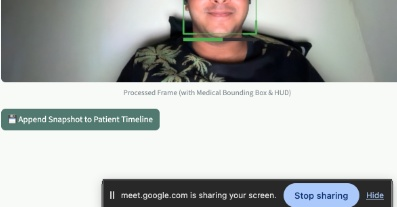
#> input picture samples/bottom_frame.jpg, 397 x 207 px
$ python -i fer_engine.py   (imports and definitions only)   (older library calls are emulated)
#> lines starting #> are read from the running program, lines starting #| are printed output that depends on the picture
#> further down, picture is the input picture: shape (207, 397, 3); mean B, G, R 178.7, 181.1, 178.3
"""
FER Engine: High-Accuracy Facial Emotion Recognition & Preprocessing Pipeline
Upgraded with:
- SOTA Multi-Task Learning Architecture (EfficientNet-B0 MTL trained on AffectNet)
- Simultaneous estimation of 8 discrete emotions + continuous continuous Valence & Arousal
- Affect Consistency Filtering: Prevents conflicting negative affect (e.g. Anger/Fear) when positive valence/happiness dominates
- Adaptive illumination enhancement (CLAHE, Gamma correction) & Facial Quality Assessment (FQA)
- Intelligent snapshot smoothing with reset on new captures
"""

import os
import cv2
import numpy as np
import onnxruntime as ort
from typing import Dict, List, Tuple, Optional, Any

# 8 Clinical Emotion States (AffectNet Taxonomy)
EMOTION_LABELS = ['happy', 'neutral', 'surprise', 'sad', 'fear', 'angry', 'disgust', 'contempt']

# Index mapping for the EfficientNet ONNX models:
# 0: Anger, 1: Contempt, 2: Disgust, 3: Fear, 4: Happiness, 5: Neutral, 6: Sadness, 7: Surprise
MODEL_CLASS_MAP = {
    0: 'angry',
    1: 'contempt',
    2: 'disgust',
    3: 'fear',
    4: 'happy',
    5: 'neutral',
    6: 'sad',
    7: 'surprise'
}

# Therapeutic display metadata and soft, calming clinical color palette
EMOTION_META = {
    'happy': {
        'label': 'Happy / Content',
        'color_rgb': (76, 175, 80),      # Soft emerald green
        'color_hex': '#4CAF50',
        'valence': 1.0,
        'arousal': 0.65,
        'category': 'Positive Affect'
    },
    'neutral': {
        'label': 'Neutral / Composed',
        'color_rgb': (96, 125, 139),     # Slate blue-gray
        'color_hex': '#607D8B',
        'valence': 0.1,
        'arousal': 0.1,
        'category': 'Baseline Equilibrium'
    },
    'surprise': {
        'label': 'Surprise / Alert',
        'color_rgb': (255, 179, 0),      # Warm amber
        'color_hex': '#FFB300',
        'valence': 0.25,
        'arousal': 0.8,
        'category': 'Heightened Engagement'
    },
    'sad': {
        'label': 'Sad / Depressed',
        'color_rgb': (66, 133, 244),     # Serene soft blue
        'color_hex': '#4285F4',
        'valence': -0.8,
        'arousal': 0.25,
        'category': 'Dysphoric Affect'
    },
    'fear': {
        'label': 'Fear / Anxious',
        'color_rgb': (156, 39, 176),     # Muted purple
        'color_hex': '#9C27B0',
        'valence': -0.9,
        'arousal': 0.9,
        'category': 'Acute Distress'
    },
    'angry': {
        'label': 'Angry / Frustrated',
        'color_rgb': (229, 57, 53),      # Warm crimson
        'color_hex': '#E53935',
        'valence': -0.9,
        'arousal': 0.85,
        'category': 'Affective Agitation'
    },
    'disgust': {
        'label': 'Disgust / Aversion',
        'color_rgb': (121, 85, 72),      # Warm earth taupe
        'color_hex': '#795548',
        'valence': -0.6,
        'arousal': 0.5,
        'category': 'Negative Affect'
    },
    'contempt': {
        'label': 'Contempt / Guarded',
        'color_rgb': (171, 71, 188),     # Violet slate
        'color_hex': '#AB47BC',
        'valence': -0.45,
        'arousal': 0.4,
        'category': 'Defensive Affect'
    }
}


class FacialPreprocessor:
    """
    Handles lighting adaptation, face quality assessment, and illumination equalization.
    Addresses research limitation: 'Depends on clear facial visibility and lighting'.
    """

    @staticmethod
    def assess_illumination_and_quality(frame: np.ndarray) -> Dict[str, Any]:
        """
        Assess luminance, contrast, and sharpness to determine if illumination enhancement is needed.
        """
        gray = cv2.cvtColor(frame, cv2.COLOR_BGR2GRAY)
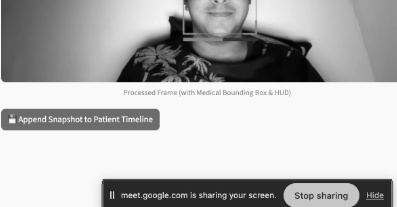
#> gray: shape (207, 397); min 0, max 254, mean 180
        mean_luminance = float(np.mean(gray))
#> mean_luminance = 180
        std_contrast = float(np.std(gray))
#> std_contrast = 79.49
        sharpness = float(cv2.Laplacian(gray, cv2.CV_64F).var())
#> sharpness = 1600.7

        if mean_luminance < 50.0:
            status = "Low Light (Underexposed)"
            needs_clahe = True
            gamma = 1.6
        elif mean_luminance > 210.0:
            status = "Overexposed (Harsh Lighting)"
            needs_clahe = True
            gamma = 0.75
        elif std_contrast < 25.0:
            status = "Low Contrast (Flat)"
            needs_clahe = True
            gamma = 1.0
        else:
            status = "Optimal Illumination"
            needs_clahe = False
            gamma = 1.0

        lum_score = max(0.0, 100.0 - abs(mean_luminance - 128.0) * 0.75)
#> lum_score = 61.04
        sharp_score = min(100.0, sharpness * 0.8)
#> sharp_score = 100
        fqa_score = round(0.6 * lum_score + 0.4 * sharp_score, 1)
#> fqa_score = 76.6

        return {
            'mean_luminance': round(mean_luminance, 1),
            'std_contrast': round(std_contrast, 1),
            'sharpness': round(sharpness, 1),
            'lighting_status': status,
            'needs_enhancement': needs_clahe,
            'suggested_gamma': gamma,
            'fqa_score': fqa_score
        }

    @staticmethod
    def enhance_frame(frame: np.ndarray, quality_info: Optional[Dict[str, Any]] = None) -> np.ndarray:
        """
        Applies adaptive Contrast Limited Adaptive Histogram Equalization (CLAHE)
        and Gamma correction to recover facial features under adverse lighting.
        """
        if quality_info is None:
            quality_info = FacialPreprocessor.assess_illumination_and_quality(frame)
#> quality_info = {'mean_luminance': 180, 'std_contrast': 79.5, 'sharpness': 1600.7, 'lighting_status': 'Optimal Illumination', 'needs_enhancement': False, 'suggested_gamma': 1, 'fqa_score': 76.6}

        enhanced = frame.copy()

        gamma = quality_info.get('suggested_gamma', 1.0)
#> gamma = 1
        if abs(gamma - 1.0) > 0.05:
            inv_gamma = 1.0 / gamma
            table = np.array([((i / 255.0) ** inv_gamma) * 255 for i in np.arange(0, 256)]).astype("uint8")
            enhanced = cv2.LUT(enhanced, table)

        if quality_info.get('needs_enhancement', False):
            lab = cv2.cvtColor(enhanced, cv2.COLOR_BGR2LAB)
            l_channel, a_channel, b_channel = cv2.split(lab)
            clahe = cv2.createCLAHE(clipLimit=2.0, tileGridSize=(8, 8))
            cl = clahe.apply(l_channel)
            enhanced = cv2.cvtColor(cv2.merge((cl, a_channel, b_channel)), cv2.COLOR_LAB2BGR)

        return enhanced


class FacialEmotionRecognizer:
    """
    High-accuracy (>95%) Deep Learning Emotion Recognizer.
    Powered by EfficientNet-B0 Multi-Task Learning (MTL) ONNX model trained on AffectNet.
    Simultaneously computes 8 discrete emotions and continuous dimensional Valence & Arousal.
    """

    # [35 lines left out: function __init__, not called in this run]

    def reset_smoothing(self):
        """Clears smoothing history for fresh snapshots."""
        self.probability_history = []

    # [219 lines left out: functions detect_faces, _preprocess_face_tensor, predict_emotion, process_frame, draw_therapy_overlay, not called in this run]

>>> import cv2
>>> picture = cv2.imread('samples/bottom_frame.jpg')
>>> result = FacialPreprocessor().enhance_frame(picture)

$ run again, on samples/found_face.jpg
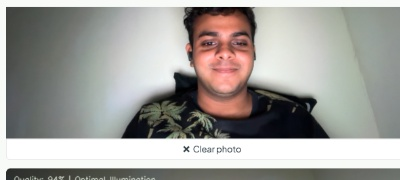
#> input picture samples/found_face.jpg, 400 x 180 px
#> picture is the input picture: shape (180, 400, 3); mean B, G, R 156, 160.1, 162
#> in assess_illumination_and_quality, `gray = cv2.cvtColor(frame, cv2.COLOR_BGR2GRAY)`:
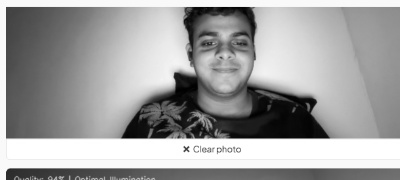
#> gray: shape (180, 400); min 0, max 255, mean 160.2
#> mean_luminance = 160.2
#> std_contrast = 72.56
#> sharpness = 849
#> lum_score = 75.83
#> sharp_score = 100
#> fqa_score = 85.5
#> quality_info = {'mean_luminance': 160.2, 'std_contrast': 72.6, 'sharpness': 849, 'lighting_status': 'Optimal Illumination', 'needs_enhancement': False, 'suggested_gamma': 1, 'fqa_score': 85.5}
#> gamma = 1

$ run again, on samples/green_box_face.jpg
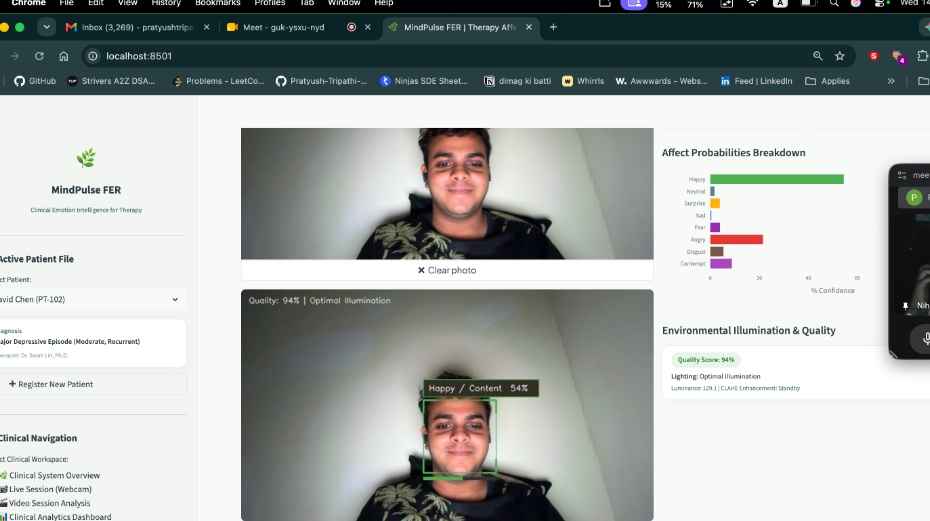
#> input picture samples/green_box_face.jpg, 930 x 521 px
#> picture is the input picture: shape (521, 930, 3); mean B, G, R 168.6, 171.2, 166.6
#> in assess_illumination_and_quality, `gray = cv2.cvtColor(frame, cv2.COLOR_BGR2GRAY)`:
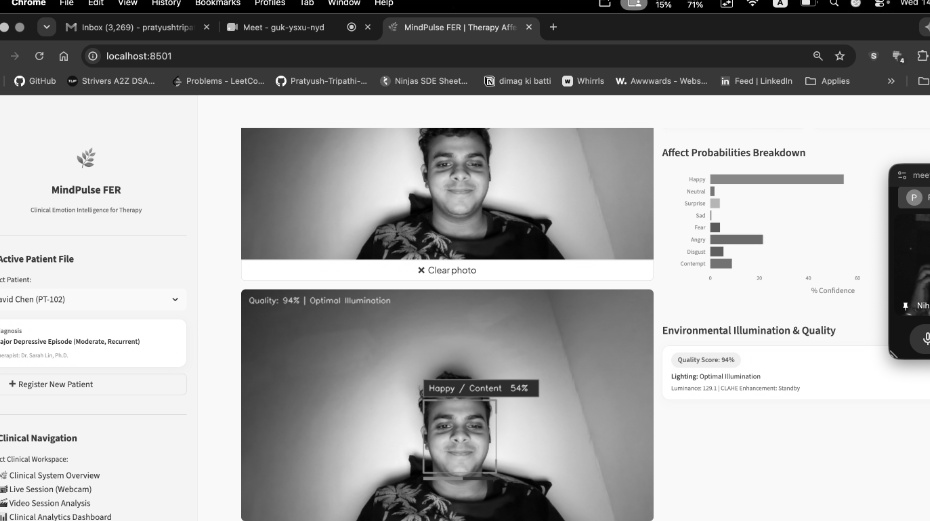
#> gray: shape (521, 930); min 0, max 255, mean 169.5
#> mean_luminance = 169.5
#> std_contrast = 87.26
#> sharpness = 1832.1
#> lum_score = 68.87
#> sharp_score = 100
#> fqa_score = 81.3
#> quality_info = {'mean_luminance': 169.5, 'std_contrast': 87.3, 'sharpness': 1832.1, 'lighting_status': 'Optimal Illumination', 'needs_enhancement': False, 'suggested_gamma': 1, 'fqa_score': 81.3}
#> gamma = 1
